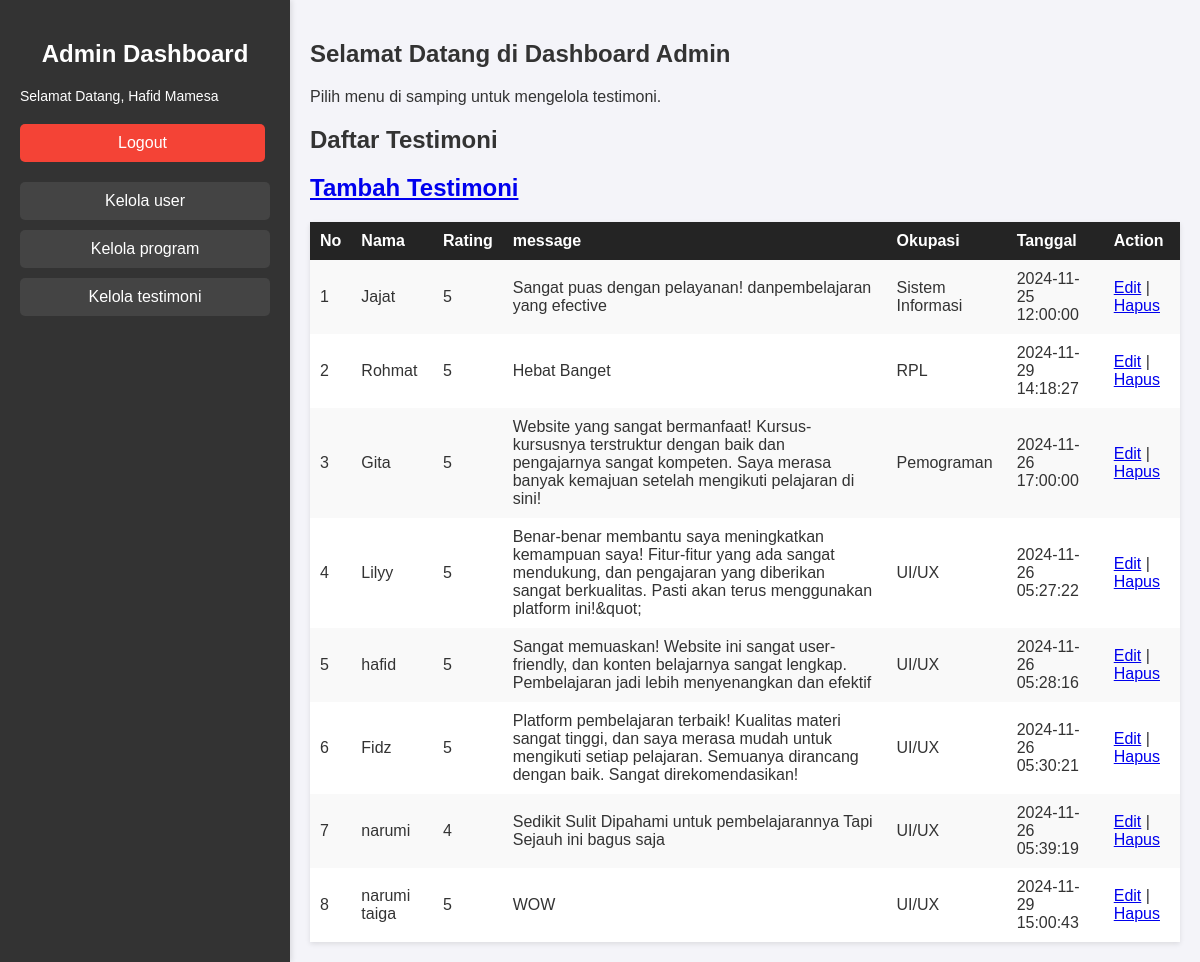
The page /admin/manage_testimoni.php (signed in) on the database as committed earlier.
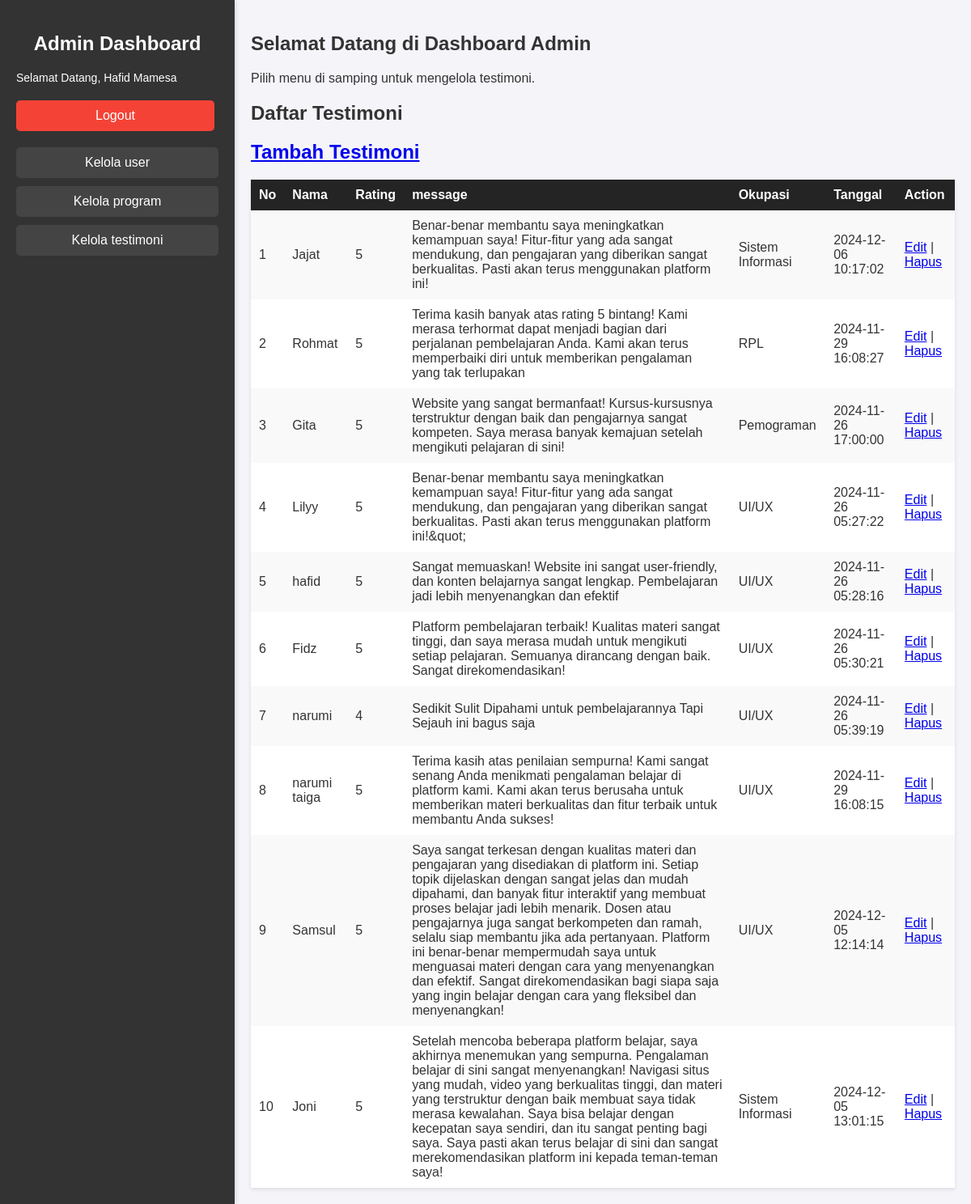
The same page on the database as committed later.
### tables this page shows
CREATE TABLE `reviews` (
  `id` int(11) NOT NULL,
  `name` varchar(50) DEFAULT NULL,
  `rating` int(11) DEFAULT NULL,
  `message` text DEFAULT NULL,
  `okupasi` varchar(64) DEFAULT NULL,
  `create_at` datetime DEFAULT NULL
);

### admin/manage_testimoni.php (the view, shortened to what this page needs)
<?php
    include'../config/config.php';
    $sql = "SELECT * FROM reviews";
    $stmt = $pdo->query($sql);
    $users = $stmt->fetchAll(PDO::FETCH_ASSOC);
?>
<!DOCTYPE html>
<html lang="en">
<head>
    <link rel="stylesheet" href="../css/dashboard_admin.css">
</head>
<body>
    <div class="container">
        <div class="sidebar">
            <h2>Admin Dashboard</h2>
            <p>Selamat Datang, <?php echo $_SESSION['nama']; ?></p>
            <a href="../config/logout.php" class="logout-btn">Logout</a>
            <div class="sidebar-manage">
            <a href="manage_users.php" class="manage-users-btn">Kelola user</a>
            <a href="manage_courses.php" class="manage-courses-btn">Kelola program</a>
            <a href="manage_testimoni.php" class="manage-courses-btn">Kelola testimoni</a>
            </div>
        </div>
        <div class="main-content">
            <h2>Selamat Datang di Dashboard Admin</h2>
            <p>Pilih menu di samping untuk mengelola testimoni.</p>
            <h2>Daftar Testimoni</h2>
            <h2><a href="tools/create_testimoni.php">Tambah Testimoni</a></h2>
            <table>
                <tr>
                    <th>No</th>
                    <th>Nama</th>
                    <th>Rating</th>
                    <th>message</th>
                    <th>Okupasi</th>
                    <th>Tanggal</th>
                    <th>Action</th>
                </tr>
                <?php foreach ($users as $index => $user): ?>
                <tr>
                    <td><?= $index + 1; ?></td>
                    <td><?= htmlspecialchars($user['name']); ?></td>
                    <td><?= htmlspecialchars($user['rating']); ?></td>
                    <td><?= htmlspecialchars($user['message']); ?></td>
                    <td><?= htmlspecialchars($user['okupasi']); ?></td>
                    <td><?= htmlspecialchars($user['create_at']); ?></td>
                    <td>
                        <a href="tools/edit_testimoni.php?id=<?= $user['id']; ?>">Edit</a> |
                        <a href="tools/delete_testimoni.php?id=<?= $user['id']; ?>" onclick="return confirm('Yakin ingin menghapus?')">Hapus</a>
                    </td>
                </tr>
                <?php endforeach; ?>
            </table>
        </div>
    </div>
</body>
</html>

### css/dashboard_admin.css (style rules this page uses)
body { margin: 0; font-family: Arial, sans-serif; background-color: #f4f4f9; color: #333; }
.container { display: flex; min-height: 100vh; }
.sidebar { width: 250px; background: #333333; color: white; padding: 20px; box-shadow: 2px 0 5px rgba(0, 0, 0, 0.1); }
.sidebar h2 { text-align: center; margin-bottom: 20px; }
.sidebar p { font-size: 14px; margin: 10px 0; }
.sidebar .logout-btn { display: block; width: 90%; background-color: #f44336; color: white; text-align: center; padding: 10px; margin-top: 20px; border: none; border-radius: 5px; text-decoration: none; }
.sidebar-manage { margin-top: 20px; display: flex; flex-direction: column; gap: 10px; }
.sidebar-manage a { display: block; background-color: #444444; color: white; text-align: center; padding: 10px; text-decoration: none; border-radius: 5px; transition: background-color 0.3s ease; }
.main-content { flex: 1; padding: 20px; }
.main-content h2 { margin-bottom: 20px; }
table { width: 100%; border-collapse: collapse; background: #fff; box-shadow: 0 2px 5px rgba(0, 0, 0, 0.1); }
table th, table td { text-align: left; padding: 10px; }
table th { background-color: #242424; color: white; }
table tr:nth-child(even) { background-color: #f9f9f9; }

Rows that differ between the two databases and show on the page:
changed reviews "Jajat": message "Sangat puas dengan pelayanan! danpembelajaran yang efective" → "Benar-benar membantu saya meningkatkan kemampuan saya! Fitur-fitur yang ada sangat mendukung, dan pengajaran yang diberikan sangat berkualitas. Pasti akan terus menggunakan platform ini!"; create_at "2024-11-25 12:00:00" → "2024-12-06 10:17:02"
changed reviews "Rohmat": message "Hebat Banget" → "Terima kasih banyak atas rating 5 bintang! Kami merasa terhormat dapat menjadi bagian dari perjalanan pembelajaran Anda. Kami akan terus memperbaiki diri untuk memberikan pengalaman yang tak terlupakan"; create_at "2024-11-29 14:18:27" → "2024-11-29 16:08:27"
changed reviews "narumi taiga": message "WOW" → "Terima kasih atas penilaian sempurna! Kami sangat senang Anda menikmati pengalaman belajar di platform kami. Kami akan terus berusaha untuk memberikan materi berkualitas dan fitur terbaik untuk membantu Anda sukses!"; create_at "2024-11-29 15:00:43" → "2024-11-29 16:08:15"
added reviews: name "Samsul", rating "5", message "Saya sangat terkesan dengan kualitas materi dan pengajaran yang disediakan di platform ini. Setiap topik dijelaskan dengan sangat jelas dan mudah dipahami, dan banyak fitur interaktif yang membuat proses belajar jadi lebih menarik. Dosen atau pengajarnya juga sangat berkompeten dan ramah, selalu siap membantu jika ada pertanyaan. Platform ini benar-benar mempermudah saya untuk menguasai materi dengan cara yang menyenangkan dan efektif. Sangat direkomendasikan bagi siapa saja yang ingin belajar dengan cara yang fleksibel dan menyenangkan!", okupasi "UI/UX", create_at "2024-12-05 12:14:14"
added reviews: name "Joni", rating "5", message "Setelah mencoba beberapa platform belajar, saya akhirnya menemukan yang sempurna. Pengalaman belajar di sini sangat menyenangkan! Navigasi situs yang mudah, video yang berkualitas tinggi, dan materi yang terstruktur dengan baik membuat saya tidak merasa kewalahan. Saya bisa belajar dengan kecepatan saya sendiri, dan itu sangat penting bagi saya. Saya pasti akan terus belajar di sini dan sangat merekomendasikan platform ini kepada teman-teman saya!", okupasi "Sistem Informasi", create_at "2024-12-05 13:01:15"
